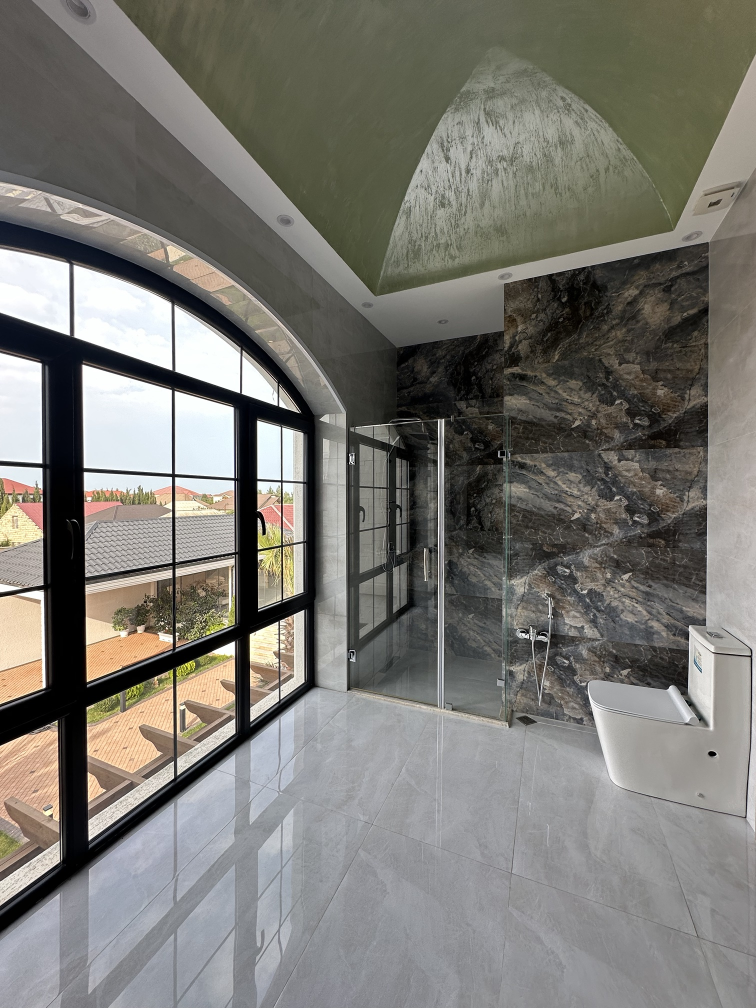
#> input picture video/listings/merdekan-10sot/photos/bath1.jpg, 1512 x 2016 px (shown at 1/2 size); its folder holds only this picture in this run
$ python tiltcheck.py listings/merdekan-10sot/photos/bath1.jpg out.png
#> lines starting #> are read from the running program, lines starting #| are printed output that depends on the picture
#> further down, im is the input picture: PIL image 1512x2016 RGB; mean R, G, B 122, 120.4, 114.5
### video/straighten.py
"""Auto-straighten photos (user rule: walls, doors, columns must stand straight).

Phone wide-angle shots have two problems: the camera is rolled a little (everything
leans the same way) and pitched up/down (verticals converge towards a point above or
below the picture, "keystone"). Both are fixed with one perspective warp:

1. Find long near-vertical edges (walls, door frames, curtains, columns, cypresses).
2. Estimate their common vanishing point V with RANSAC + least squares.
3. Pick the largest quad inside the photo whose left/right sides are lines through V
   and warp it to a rectangle, so every line through V becomes vertical.

Corrections are partial (STRENGTH) so very wide shots still look natural, and photos
with too little vertical structure are left alone.
"""
import math

import cv2
import numpy as np
from PIL import Image

STRENGTH = 0.9      # 1.0 = perfectly parallel verticals
MAX_LEAN = 12.0     # degrees; steeper segments (floor stripes, railings) are not verticals
MIN_SHIFT = 0.004   # fraction of width; smaller corrections are skipped
MAX_SHIFT = 0.16    # fraction of width per corner; bigger means a bad estimate


def _segments(im, w=1000):
#> called with w = 1000
    s = w / im.width
    small = im.convert("L").resize((w, int(im.height * s)))
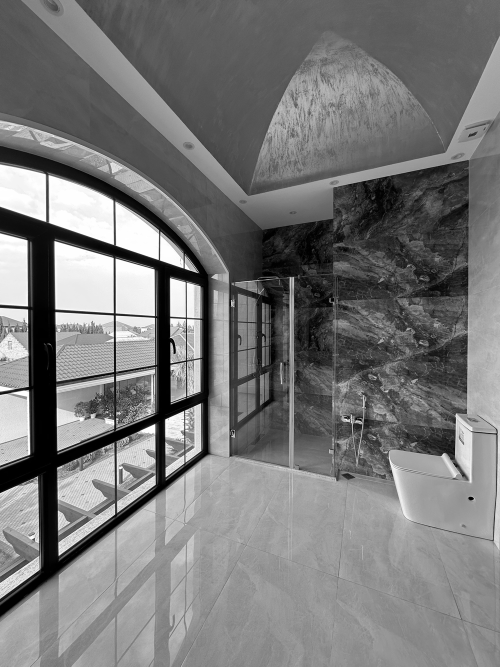
#> small: PIL image 1000x1333 L (shown at 1/2 size); min 0, max 255, mean 120.2
    g = cv2.GaussianBlur(np.asarray(small), (3, 3), 0)
    edges = cv2.Canny(g, 50, 150)
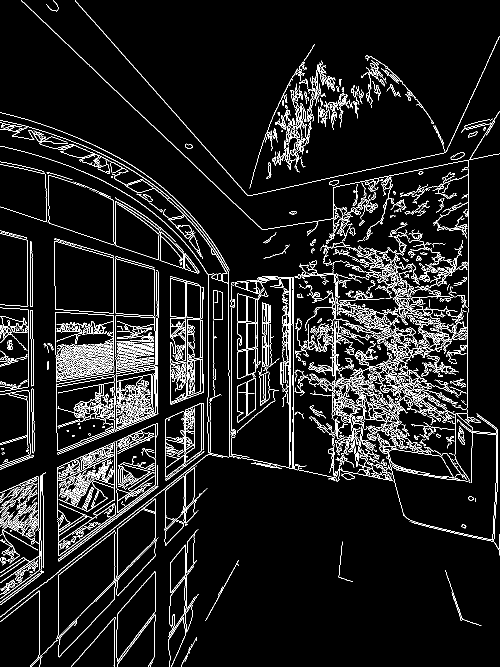
#> edges: shape (1333, 1000) (shown at 1/2 size); 7.5% white in thin lines or dots
    h = edges.shape[0]
    lines = cv2.HoughLinesP(edges, 1, np.pi / 720, threshold=50,
                            minLineLength=int(h * 0.07), maxLineGap=6)
#> lines = 112 rows, first 6: [150, 0, 496, 391], [96, 52, 524, 459], [117, 1149, 310, 997], [0, 413, 396, 546], [137, 1294, 310, 1112], [117, 1084, 315, 946]
    segs = []
    if lines is None:
        return segs, s
    for x1, y1, x2, y2 in lines.reshape(-1, 4):
        dx, dy = x2 - x1, y2 - y1
        if abs(math.degrees(math.atan2(dx, abs(dy) + 1e-9))) <= MAX_LEAN:
            segs.append((x1 / s, y1 / s, x2 / s, y2 / s, math.hypot(dx, dy) / s))
#> this loop made 112 passes
#> (x1, y1, x2, y2, dx, dy) on passes 1 to 8: (150, 0, 496, 391, 346, 391), (96, 52, 524, 459, 428, 407), (117, 1149, 310, 997, 193, -152), (0, 413, 396, 546, 396, 133), (137, 1294, 310, 1112, 173, -182), (117, 1084, 315, 946, 198, -138), (115, 1144, 419, 906, 304, -238), (117, 1111, 315, 966, 198, -145)
#> after the loop, segs = 38 items
    return segs, s


def _line(seg):
    x1, y1, x2, y2, _ = seg
    l = np.cross([x1, y1, 1.0], [x2, y2, 1.0])
    return l / np.hypot(l[0], l[1])


def vanishing_point(im):
    """Homogeneous vertical vanishing point, or None if the photo has too few verticals."""
    segs, _ = _segments(im)
#> segs = 38 items
    if len(segs) < 6 or sum(s[4] for s in segs) < im.height * 1.5:
        return None
    L = np.array([_line(s) for s in segs])
#> L = 38 rows, first 8: [1, 0, -471.7], [-1, 0, 353.8], [1, 0, -887.5], [1, 0, -468.7], [1, 0, -561], [-1, 0, 84.67], [1, 0, -1415.2], [-1, 0, 691]
    wts = np.array([s[4] for s in segs])
#> wts = 38 values, max 557.9 at index 2, min 140.6 at index 6, mean 221.6
    rng = np.random.default_rng(0)
    best, best_score = None, -1
    diag = math.hypot(im.width, im.height)
#> diag = 2520
    for _ in range(400):
        i, j = rng.choice(len(L), 2, replace=False, p=wts / wts.sum())
        v = np.cross(L[i], L[j])
        if np.linalg.norm(v) < 1e-12:
            continue
        v = v / np.linalg.norm(v)
        if not _vertical_vp(v, im.height):
            continue
        score = _inlier_weight(L, wts, v, segs, diag)
        if score > best_score:
            best, best_score = v, score
#> this loop made 400 passes
#> (i, j, score, best, best_score) on pass 1: (23, 9, 8420.4, [0, -1, 0], 8420.4)
#> after the loop, best_score = 8420.4
    if best is None:
        return None
    inl = _inliers(L, best, segs, diag)
    if wts[inl].sum() < 0.35 * wts.sum() or inl.sum() < 5:
        return None
    A = L[inl] * wts[inl, None]
#> A = 38 rows, first 8: [192, 0, -90586.2], [-149.7, 0, 52960.8], [557.9, 0, -495185.6], [254, 0, -119062.4], [310, 0, -173872.7], [-145.2, 0, 12290.3], [140.6, 0, -199004.3], [-205.6, 0, 142088.4]
    v = np.linalg.svd(A)[2][-1]  # least-squares point closest to all inlier lines
#> v = [0.000303, 1, 8.52e-07]
    v = v / np.linalg.norm(v)
    return v if _vertical_vp(v, im.height) else None


def _vertical_vp(v, H):
    """A vertical vanishing point lies far above or below the frame (or at infinity)."""
    if abs(v[2]) < 1e-12:
        return abs(v[1]) > abs(v[0])
    y = v[1] / v[2]
    return y < -0.6 * H or y > 1.6 * H


def _inliers(L, wts_or_v, segs, diag):
    v = wts_or_v
    ang = []
    for seg in segs:
        x1, y1, x2, y2, _ = seg
        mx, my = (x1 + x2) / 2, (y1 + y2) / 2
        # direction from segment midpoint towards V (handles V at infinity)
        dx, dy = v[0] - mx * v[2], v[1] - my * v[2]
        a1 = math.atan2(x2 - x1, y2 - y1)
        a2 = math.atan2(dx, dy)
        d = abs((a1 - a2 + math.pi / 2) % math.pi - math.pi / 2)
        ang.append(d)
    return np.array(ang) < math.radians(1.2)


def _inlier_weight(L, wts, v, segs, diag):
    return wts[_inliers(L, v, segs, diag)].sum()


def _x_at(line, y):
    a, b, c = line
    return -(b * y + c) / a


# [7 lines left out: function _lean, not called in this run]


def straighten(im):
    """Perspective-correct, but keep the original if the result is not clearly straighter."""
    out, shift = _straighten(im)
    if shift and _lean(out) > _lean(im) - 0.1:
        return im, 0.0
    return out, shift


def _straighten(im):
    """Returns (corrected image, max corner shift in degrees-equivalent for logging)."""
    v = vanishing_point(im)
#> v = [0.000303, 1, 8.52e-07]
    if v is None:
        return im, 0.0
    W, H = im.size
    if abs(v[2]) > 1e-12 and 0 <= v[1] / v[2] <= H:
        return im, 0.0  # V inside the frame: not a vertical vanishing point
    corners = {}
    for side, xs in (("l", 0.0), ("r", float(W))):
        a = np.cross(v, [xs, 0.0, 1.0])   # line through V and top corner
        b = np.cross(v, [xs, H, 1.0])     # line through V and bottom corner
        xa, xb = _x_at(a, H), _x_at(b, 0.0)
        inner_a = xa >= xs if side == "l" else xa <= xs
        if inner_a:
            corners[side] = ((xs, 0.0), (xa, float(H)))
        else:
            corners[side] = ((xb, 0.0), (xs, float(H)))
#> this loop made 2 passes
#> (xa, xb, inner_a) on passes 1 to 2: (0.61, -0.611, True), (1510, 1514, True)
#> after the loop, corners = {'l': ((0, 0), (0.61, 2016)), 'r': ((1512, 0), (1510, 2016))}
    (tlx, _), (blx, _) = corners["l"]
#> tlx = 0; blx = 0.61
    (trx, _), (brx, _) = corners["r"]
#> trx = 1512; brx = 1510
    src = np.float32([[tlx, 0], [trx, 0], [brx, H], [blx, H]])
#> src = [[0, 0], [1512, 0], [1510, 2016], [0.61, 2016]]
    full = np.float32([[0, 0], [W, 0], [W, H], [0, H]])
    src = full + (src - full) * STRENGTH
#> src = [[0, 0], [1512, 0], [1510.2, 2016], [0.549, 2016]]
    shift = np.abs(src - full).max() / W
#> shift = 0.00118
    if shift < MIN_SHIFT or shift > MAX_SHIFT:
        return im, 0.0
    top_w = src[1][0] - src[0][0]
    bot_w = src[2][0] - src[3][0]
    out_w = int(round((top_w + bot_w) / 2))
    dst = np.float32([[0, 0], [out_w, 0], [out_w, H], [0, H]])
    M = cv2.getPerspectiveTransform(src, dst)
    arr = cv2.warpPerspective(np.asarray(im), M, (out_w, H), flags=cv2.INTER_CUBIC,
                              borderMode=cv2.BORDER_REPLICATE)
    return Image.fromarray(arr), shift * 100


# [8 lines left out: function tilt_angle, not called in this run]

### video/tiltcheck.py
"""Before/after straightening check: prints vertical lean per photo and saves a sheet with red guides.

Usage: python3 tiltcheck.py listings/<slug> <out.jpg>
"""
import sys, glob, math
sys.path.insert(0, __import__('os').path.dirname(__import__('os').path.abspath(__file__)))
import numpy as np
from PIL import Image, ImageDraw
from straighten import straighten, _segments
def resid(im):
    # weighted mean |lean| of near-vertical segments: 0 = perfectly straight verticals
    segs,_=_segments(im)
    if not segs: return 0
    l=[abs(math.degrees(math.atan2(s[2]-s[0], abs(s[3]-s[1])+1e-9))) for s in segs]
    return np.average(l,weights=[s[4] for s in segs])
d=sys.argv[1]; out=[]
for p in sorted(glob.glob(d+'/photos/*.jpg')):
    im=Image.open(p).convert('RGB'); fx,s=straighten(im)
#> in straighten, `out, shift = _straighten(im)`: shift = 0
#> after `fx, s = straighten(im)`: s = 0
    print(f"{p.split('/')[-1]:20s} before {resid(im):5.2f}  after {resid(fx):5.2f}  shift {s:4.1f}%")
#> the loop in _segments (call 2), `for x1, y1, x2, y2 in lines.reshape(-1, 4):` made 112 passes
#| bath1.jpg            before  0.04  after  0.04  shift  0.0%
    for x in (im,fx):
        x=x.resize((240,320)); dr=ImageDraw.Draw(x)
        for gx in range(24,240,24): dr.line([(gx,0),(gx,320)],fill=(255,0,0))
        out.append(x)
#> this loop made 2 passes
#> pass 1, `x = x.resize((240, 320))`:
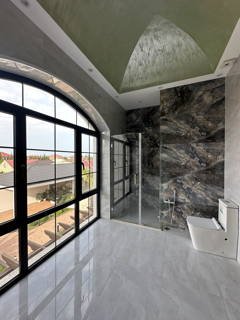
#> x: PIL image 240x320 RGB; mean R, G, B 122, 120.4, 114.5
cols=8; rows=math.ceil(len(out)/cols)
m=Image.new('RGB',(cols*245,rows*325),'white')
#> m: PIL image 1960x325 RGB; every value is 255
for i,x in enumerate(out): m.paste(x,((i%cols)*245,(i//cols)*325))
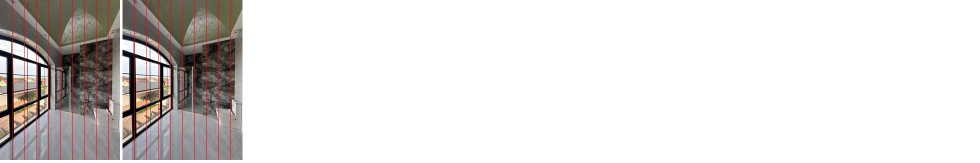
#> m: PIL image 1960x325 RGB (shown at 1/2 size); mean R, G, B 224.2, 221.5, 220.2
m.save(sys.argv[2])

$ run again, on video/listings/merdekan-10sot/photos/pergola.jpg
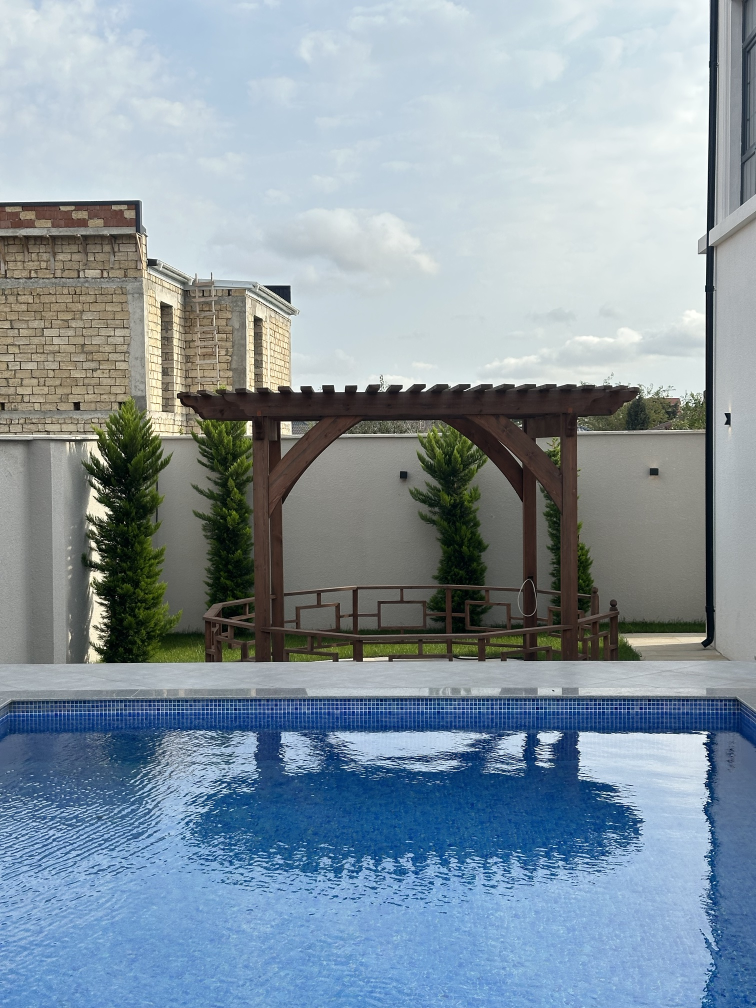
#> input picture video/listings/merdekan-10sot/photos/pergola.jpg, 1512 x 2016 px (shown at 1/2 size)
#> im is the input picture: PIL image 1512x2016 RGB; mean R, G, B 133.9, 150.1, 161.9
#> in _segments, `edges = cv2.Canny(g, 50, 150)`:
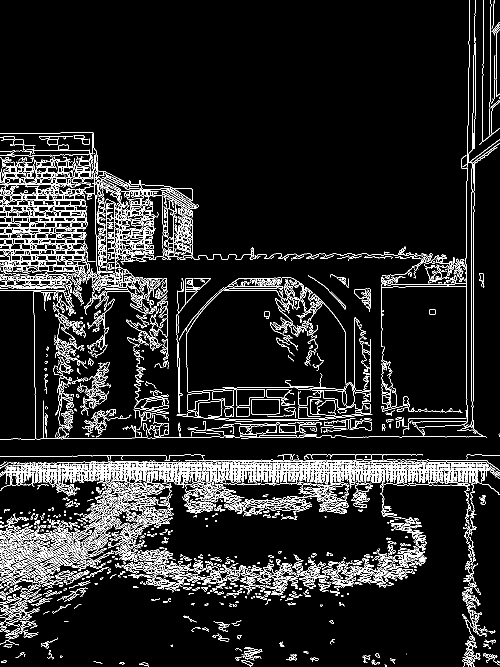
#> edges: shape (1333, 1000) (shown at 1/2 size); 8.9% white in thin lines or dots
#> lines = 103 rows, first 6: [72, 943, 810, 939], [2, 948, 248, 947], [4, 943, 321, 938], [135, 876, 268, 876], [132, 945, 955, 945], [170, 946, 955, 949]
#> the loop in _segments, `for x1, y1, x2, y2 in lines.reshape(-1, 4):` made 103 passes
#> (x1, y1, x2, y2, dx, dy) on passes 1 to 8: (72, 943, 810, 939, 738, -4), (2, 948, 248, 947, 246, -1), (4, 943, 321, 938, 317, -5), (135, 876, 268, 876, 133, 0), (132, 945, 955, 945, 823, 0), (170, 946, 955, 949, 785, 3), (687, 934, 849, 932, 162, -2), (12, 940, 297, 935, 285, -5)
#> after the loop in _segments, `for x1, y1, x2, y2 in lines.reshape(-1, 4):`: segs = 16 items
#> L = 16 rows, first 8: [1, 0, -1410.7], [1, 0, -1430.4], [1, 0, -1425.8], [1, 0, -1424.3], [-1, 0.0098, 94.35], [1, 0.00966, -1439.1], [-1, 0.0196, 277.5], [1, 0.00658, -1461.2]
#> wts = [424.9, 243.4, 204.1, 332.6, 154.2, 313, 154.3, 229.8, 155.9, 142.3, 183, 210.2, 178.4, 157.2, 193.5, 166.3]
#> diag = 2520
#> the loop in vanishing_point, `for _ in range(400):` made 400 passes
#> (i, j, y in _vertical_vp, score, best, best_score) on pass 1: (8, 3, -24672.1, 2968.3, [-0.0576, 0.998, -4.05e-05], 2968.3)
#> after the loop in vanishing_point, `for _ in range(400):`: best_score = 3145.1
#> inl = [True, True, True, True, True, True, True, True, False, False, True, True, True, True, True, True]
#> A = 14 rows, first 8: [424.9, 0, -599365.2], [243.4, 0, -348193.4], [204.1, 0, -291037.6], [332.6, 0, -473780.5], [-154.2, 1.51, 14551.3], [313, 3.02, -450450.4], [-154.2, 3.02, 42805.8], [229.8, 1.51, -335818.6]
#> in vanishing_point, `v = np.linalg.svd(A)[2][-1]`: v = [0.0191, 1, 1.55e-05]
#> the loop in _straighten, `for side, xs in (("l", 0.0), ("r", float(W))):` made 2 passes
#> (xa, xb, inner_a) on passes 1 to 2: (38.58, -39.82, True), (1503.4, 1520.8, True)
#> after the loop in _straighten, `for side, xs in (("l", 0.0), ("r", float(W))):`: corners = {'l': ((0, 0), (38.58, 2016)), 'r': ((1512, 0), (1503.4, 2016))}
#> tlx = 0; blx = 38.58
#> trx = 1512; brx = 1503.4
#> in _straighten, `src = np.float32([[tlx, 0], [trx, 0], [brx, H], [blx, H]])`: src = [[0, 0], [1512, 0], [1503.4, 2016], [38.58, 2016]]
#> in _straighten, `src = full + (src - full) * STRENGTH`: src = [[0, 0], [1512, 0], [1504.3, 2016], [34.72, 2016]]
#> in _straighten, `shift = np.abs(src - full).max() / W`: shift = 0.023
#> top_w = 1512
#> bot_w = 1469.6
#> out_w = 1491
#> dst = [[0, 0], [1491, 0], [1491, 2016], [0, 2016]]
#> M = [[0.986, -0.017, 0], [0, 0.972, 0], [0, -1.39e-05, 1]]
#> in straighten, `out, shift = _straighten(im)`: shift = 2.3
#> small: PIL image 1000x1352 L
#> g: shape (1352, 1000)
#> edges: shape (1352, 1000); 8.9% white in thin lines or dots
#> lines = 106 rows, first 6: [403, 940, 878, 940], [319, 942, 740, 944], [217, 938, 715, 938], [187, 954, 980, 954], [387, 951, 833, 951], [79, 948, 774, 945]
#> the loop in _segments (call 2), `for x1, y1, x2, y2 in lines.reshape(-1, 4):` made 106 passes
#> (x1, y1, x2, y2, dx, dy) on passes 1 to 8: (403, 940, 878, 940, 475, 0), (319, 942, 740, 944, 421, 2), (217, 938, 715, 938, 498, 0), (187, 954, 980, 954, 793, 0), (387, 951, 833, 951, 446, 0), (79, 948, 774, 945, 695, -3), (762, 934, 952, 935, 190, 1), (1, 953, 179, 953, 178, 0)
#| pergola.jpg          before  0.43  after  0.43  shift  0.0%
#> the loop `for x in (im,fx):` made 2 passes
#> the loop `for i,x in enumerate(out): m.paste(x,((i%cols)*245,(i//cols)*325))` made 2 passes
#> after the loop `for i,x in enumerate(out): m.paste(x,((i%cols)*245,(i//cols)*325))`:
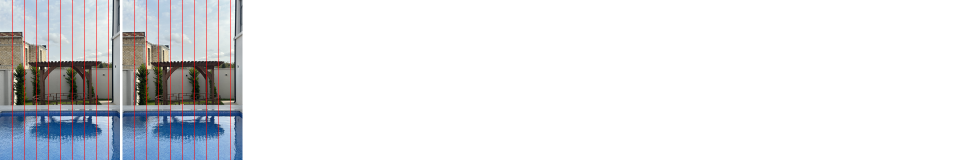
#> m: PIL image 1960x325 RGB (shown at 1/2 size); mean R, G, B 226.9, 228.3, 231.1
